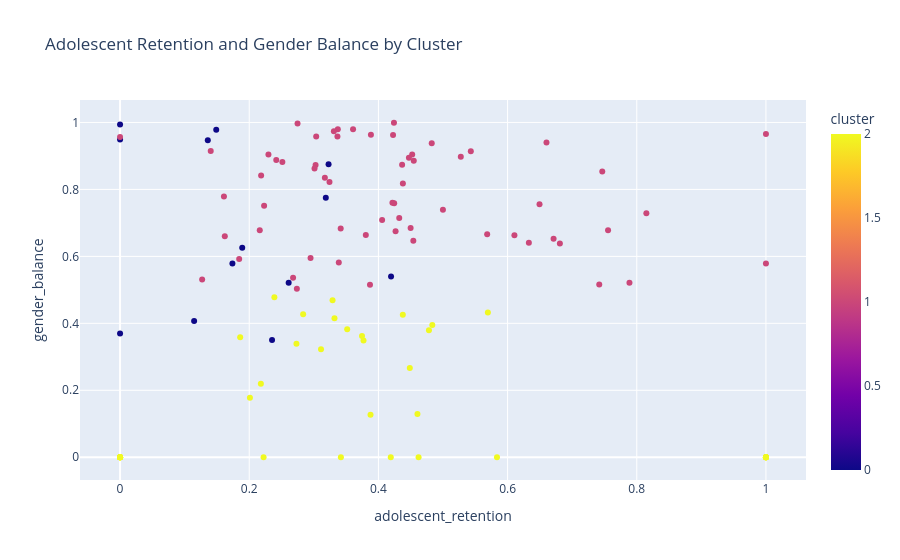

The cell this chart's notebook holds for it:
### Markdown cell above
## Adolescent retention and gender balance:

The next visualisation compares sports using adolescent retention and gender balance.

- The horizontal axis shows adolescent retention.
- The vertical axis shows gender balance.
- Different colours represent the clusters.

This is useful because ASC may want to prioritise sports where participation continues into adolescence and where participation is more balanced across males and females.

### Code cell
fig = px.scatter(
 structured_clustered_df,
 x="adolescent_retention",
 y="gender_balance",
 color="cluster",
 hover_name="sport",
 title="Adolescent Retention and Gender Balance by Cluster"
)

fig.show()

### Figure 1 — Plotly figure (JSON) as saved in the notebook; plotly's stock layout.template omitted (floating-point values rounded to 4 significant figures)
{"data": [{"hovertemplate": "<b>%{hovertext}</b><br><br>adolescent_retention=%{x}<br>gender_balance=%{y}<br>cluster=%{marker.color}<extra></extra>", "hovertext": ["Adventure racing", "Air sports", "Archery", "Athletics, track and field", "Australian football", "Badminton", "Baseball", "Basketball", "Baton twirling", "Biathlon", "Billiards/Snooker/Pool", "BMX", "Boccia", "Boomerang throwing", "Bowls", "Boxing", "Bush walking", "Calisthenics", "Campdrafting", "Canoeing/Kayaking", "Circus", "Cricket", "Crossfit", "Cycling", "DanceSport", "Dancing (recreational)", "Darts", "Diving", "Dodgeball", "Eight ball", "Equestrian", "eSports", "Fencing", "Fishing (recreational)", "Fitness/Gym", "Floorball", "Flying disc", "Football/soccer", "Gaelic football", "Geocaching", "Golf", "Gridiron", "Guides", "Gymnastics", "Handball", "Hockey", "Horse racing", "Ice hockey", "Ice racing/speed skating", "Ice skating", "Judo", "Jujitsu", "Karate", "Kendo", "Kitesurfing/kiteboarding", "Kung fu wushu", "Lacrosse", "Lifesaving surf", "Marching", "Martial arts", "Mixed martial arts", "Motor cycling", "Motor sport", "Mountain biking", "Muay Thai", "Netball", "Obstacle", "Orienteering", "Oztag", "Paddle sports", "Paintball", "Parkour", "Physical Culture", "Pickleball/padel", "Pilates", "Polo", "Polocrosse", "Pony Club", "Powerlifting", "Ready Steady Go Kids", "Rock climbing/Abseiling/Caving", "Roller Derby", "Rope skipping", "Rowing", "Rugby league", "Rugby union", "Running/jogging", "Sailing", "Scootering", "Scouts", "Shooting/field", "Shooting/range", "Skate", "Ski & snowboard", "Softball", "Sport climbing", "Squash", "Surfing", "Swimming", "Synchronised swimming", "Table tennis", "Taekwondo/Taekwon-do", "Tee ball", "Tennis", "Tenpin bowling", "Touch football", "Triathlon", "Underwater sports", "Virtual based physical activity", "Volleyball (indoor and outdoor)", "Walking (Recreational)", "Water polo", "Waterskiing/Wakeboarding", "Weight lifting", "Wrestling", "Yoga"], "legendgroup": "", "marker": {"color": [0, 0, 1, 1, 1, 1, 2, 1, 0, 2, 0, 2, 2, 2, 2, 2, 1, 2, 2, 1, 1, 2, 1, 1, 2, 2, 1, 2, 1, 0, 1, 1, 1, 2, 1, 1, 1, 0, 2, 1, 2, 2, 2, 0, 2, 1, 2, 1, 2, 1, 1, 1, 1, 2, 2, 1, 1, 1, 2, 1, 1, 1, 1, 1, 2, 2, 1, 2, 1, 1, 2, 2, 2, 2, 1, 2, 2, 0, 2, 0, 1, 2, 2, 1, 1, 2, 1, 1, 1, 1, 1, 1, 1, 1, 1, 2, 1, 1, 0, 0, 1, 1, 1, 1, 1, 1, 1, 1, 1, 1, 0, 1, 2, 2, 2, 0], "coloraxis": "coloraxis", "symbol": "circle"}, "mode": "markers", "name": "", "orientation": "v", "showlegend": false, "type": "scatter", "x": [0.1489, 0.4196, 0.5684, 0.2748, 0.2737, 0.4826, 0.329, 0.3805, 0.2353, 0.0, 0.0, 0.3878, 0.0, 1.0, 0.0, 0.4378, 0.3371, 0.2731, 1.0, 0.4244, 0.2949, 0.3517, 0.3027, 0.2419, 0.3111, 0.218, 0.2679, 0.3769, 0.0, 0.0, 0.2163, 0.6712, 0.7887, 0.2835, 0.4548, 0.4523, 0.1404, 0.261, 0.2389, 0.6602, 0.332, 0.0, 0.3419, 0.1147, 0.3746, 0.4379, 0.0, 0.1271, 0.0, 0.4057, 0.3387, 0.1844, 0.223, 1.0, 1.0, 0.4472, 0.4367, 0.2513, 1.0, 0.3011, 0.4541, 0.4999, 0.6494, 0.6106, 0.2011, 0.4605, 0.3366, 0.0, 0.4322, 0.3416, 0.2222, 0.186, 0.4783, 0.4191, 0.7466, 1.0, 0.0, 0.174, 0.0, 0.0, 0.5276, 0.0, 0.4834, 1.0, 0.3869, 0.4486, 0.3607, 0.2297, 0.3242, 0.4227, 0.5431, 0.7419, 0.1609, 0.4217, 0.7555, 0.5695, 0.8149, 0.3037, 0.1358, 0.3185, 0.4266, 0.2184, 0.1622, 0.3311, 0.4499, 0.4241, 1.0, 0.6809, 0.3171, 0.6329, 0.3228, 0.3884, 0.5836, 0.4622, 1.0, 0.1891], "xaxis": "x", "y": [0.9782, 0.5402, 0.6661, 0.9972, 0.5033, 0.938, 0.4687, 0.664, 0.35, 0.0, 0.9489, 0.1271, 0.0, 0.0, 0.0, 0.4259, 0.9797, 0.3387, 0.0, 0.7586, 0.595, 0.3824, 0.8733, 0.8881, 0.3228, 0.2192, 0.5358, 0.3488, 0.9564, 0.9937, 0.6777, 0.6525, 0.5215, 0.427, 0.8856, 0.9046, 0.9145, 0.5209, 0.4779, 0.94, 0.4151, 0.0, 0.0, 0.4069, 0.3625, 0.8173, 0.0, 0.5308, 0.0, 0.7086, 0.5815, 0.592, 0.7513, 0.0, 0.0, 0.8945, 0.8734, 0.8816, 0.0, 0.8625, 0.6464, 0.7393, 0.7553, 0.6632, 0.1774, 0.1295, 0.9584, 0.0, 0.7145, 0.6832, 0.0, 0.3582, 0.3796, 0.0, 0.8539, 0.0, 0.0, 0.5786, 0.0, 0.3698, 0.8975, 0.0, 0.395, 0.5788, 0.5156, 0.2668, 0.9794, 0.9041, 0.8219, 0.9627, 0.9139, 0.5161, 0.7791, 0.7601, 0.6784, 0.432, 0.729, 0.9577, 0.947, 0.7748, 0.6748, 0.8417, 0.66, 0.9741, 0.6844, 0.9991, 0.9655, 0.6381, 0.8345, 0.6407, 0.8752, 0.9633, 0.0, 0.0, 0.0, 0.6256], "yaxis": "y"}], "layout": {"coloraxis": {"colorbar": {"title": {"text": "cluster"}}, "colorscale": [[0, "#0d0887"], [0.1111, "#46039f"], [0.2222, "#7201a8"], [0.3333, "#9c179e"], [0.4444, "#bd3786"], [0.5556, "#d8576b"], [0.6667, "#ed7953"], [0.7778, "#fb9f3a"], [0.8889, "#fdca26"], [1, "#f0f921"]]}, "legend": {"tracegroupgap": 0}, "title": {"text": "Adolescent Retention and Gender Balance by Cluster"}, "xaxis": {"anchor": "y", "domain": [0, 1], "title": {"text": "adolescent_retention"}}, "yaxis": {"anchor": "x", "domain": [0, 1], "title": {"text": "gender_balance"}}}}
